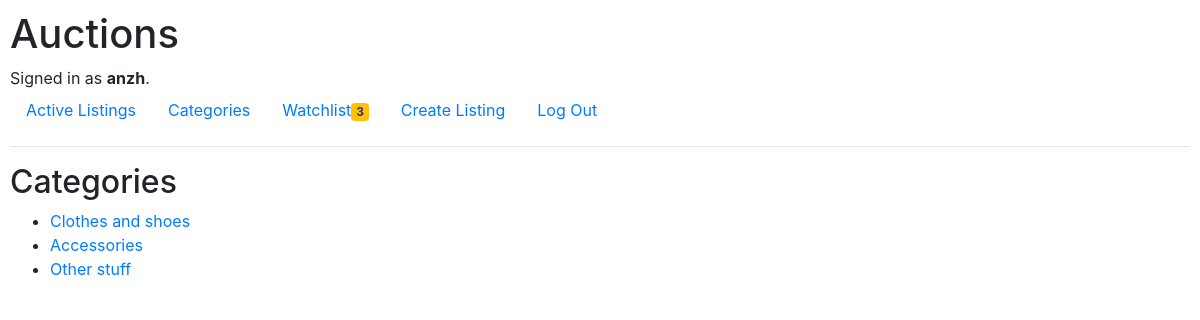
Page /categories (signed in) on the committed database.
### auctions/models.py (models this page shows)
class User(AbstractUser):
    pass

class Category(models.Model):
    name = models.CharField(max_length=32)
    def __str__(self):
        return f"{self.name}"

### auctions/views.py (the view)
# urls.py: path("categories", views.categories, name="categories"),
def categories(request):
    count = len(request.user.watchlist.all())
    return render(request, "auctions/categories.html", {
        "categories": Category.objects.all(),
        "count": count
    })

### auctions/templates/auctions/categories.html
{% extends "auctions/layout.html" %}
{% block body %}
    <h2>Categories</h2>
    <ul>
    {% for category in categories %}
        <li><a href="{% url 'category' category.name %}">{{ category }}</a></li>
    {% endfor %}
    </ul>
{% endblock %}

### auctions/templates/auctions/layout.html (shortened to what this page needs)
{% load static %}
<!DOCTYPE html>
<html lang="en">
    <head>
        <link rel="stylesheet" href="https://stackpath.bootstrapcdn.com/bootstrap/4.4.1/css/bootstrap.min.css">
        <link href="{% static 'auctions/styles.css' %}" rel="stylesheet">
    </head>
    <body>
        <h1>Auctions</h1>
        <div>
            {% if user.is_authenticated %}
                Signed in as <strong>{{ user.username }}</strong>.
            {% else %}
                Not signed in.
            {% endif %}
        </div>
        <ul class="nav">
            <li class="nav-item">
                <a class="nav-link" href="{% url 'index' %}">Active Listings</a>
            </li>
            {% if user.is_authenticated %}
                <li class="nav-item">
                    <a class="nav-link" href="{% url 'categories' %}">Categories</a>
                </li>
                <li class="nav-item">
                        <a class="nav-link" href="{% url 'watchlist' %}">Watchlist<span class="badge bg-warning text-dark">{{ count }}</span></a>
                    </li>
                <li class="nav-item">
                    <a class="nav-link" href="{% url 'create' %}">Create Listing</a>
                </li>
                <li class="nav-item">
                    <a class="nav-link" href="{% url 'logout' %}">Log Out</a>
                </li>
            {% endif %}
        </ul>
        <hr>
        {% block body %}
        {% endblock %}
    </body>
</html>

### auctions/static/auctions/styles.css (style rules this page uses)
body { padding: 10px; }

### rows in the picture
User: username "anzh"
Category: name "Clothes and shoes"
Category: name "Accessories"
Category: name "Other stuff"

### other values in the picture
{{ count }} "3"
